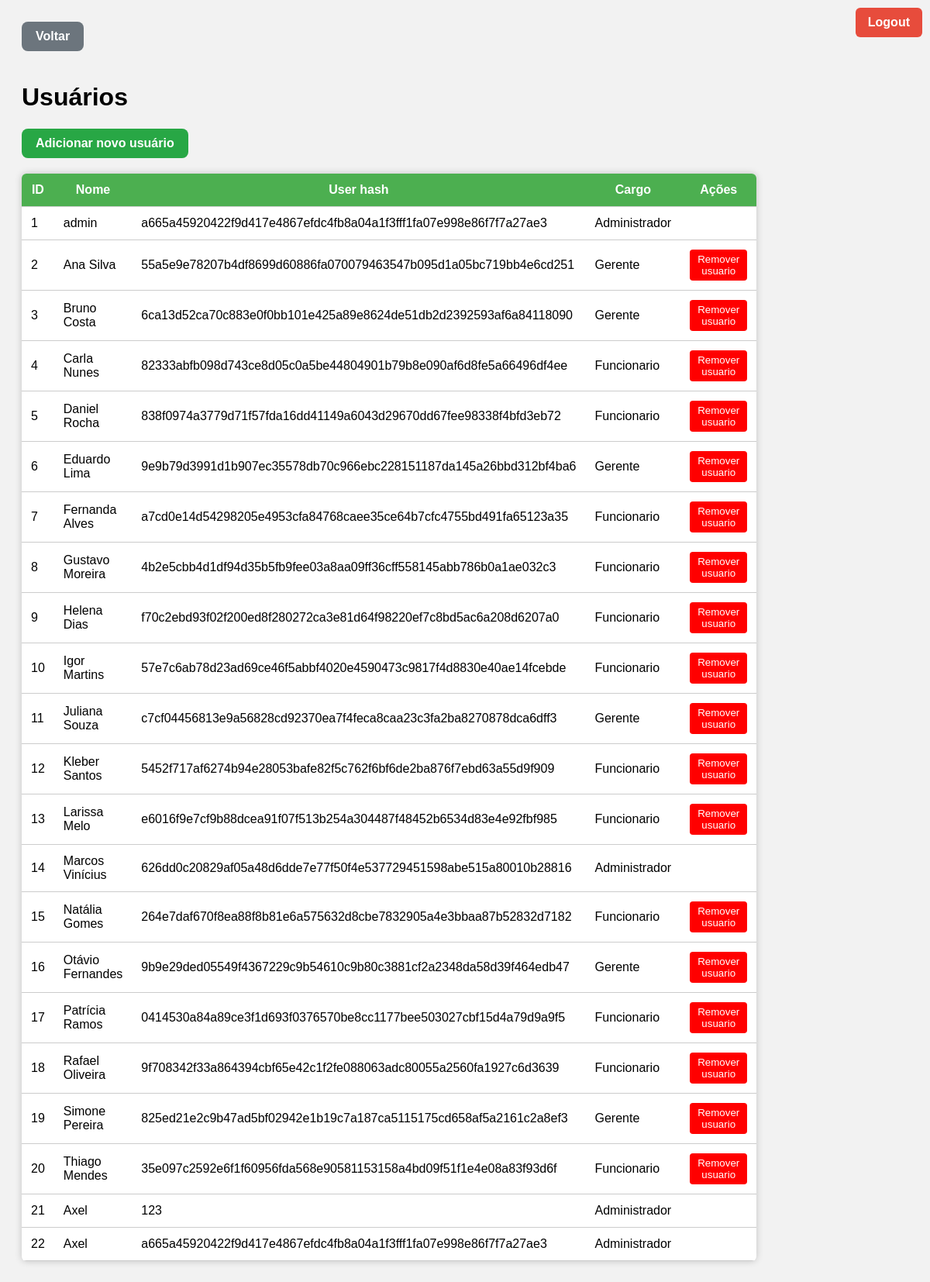
Before: /usuarios (signed in) with the older database file.
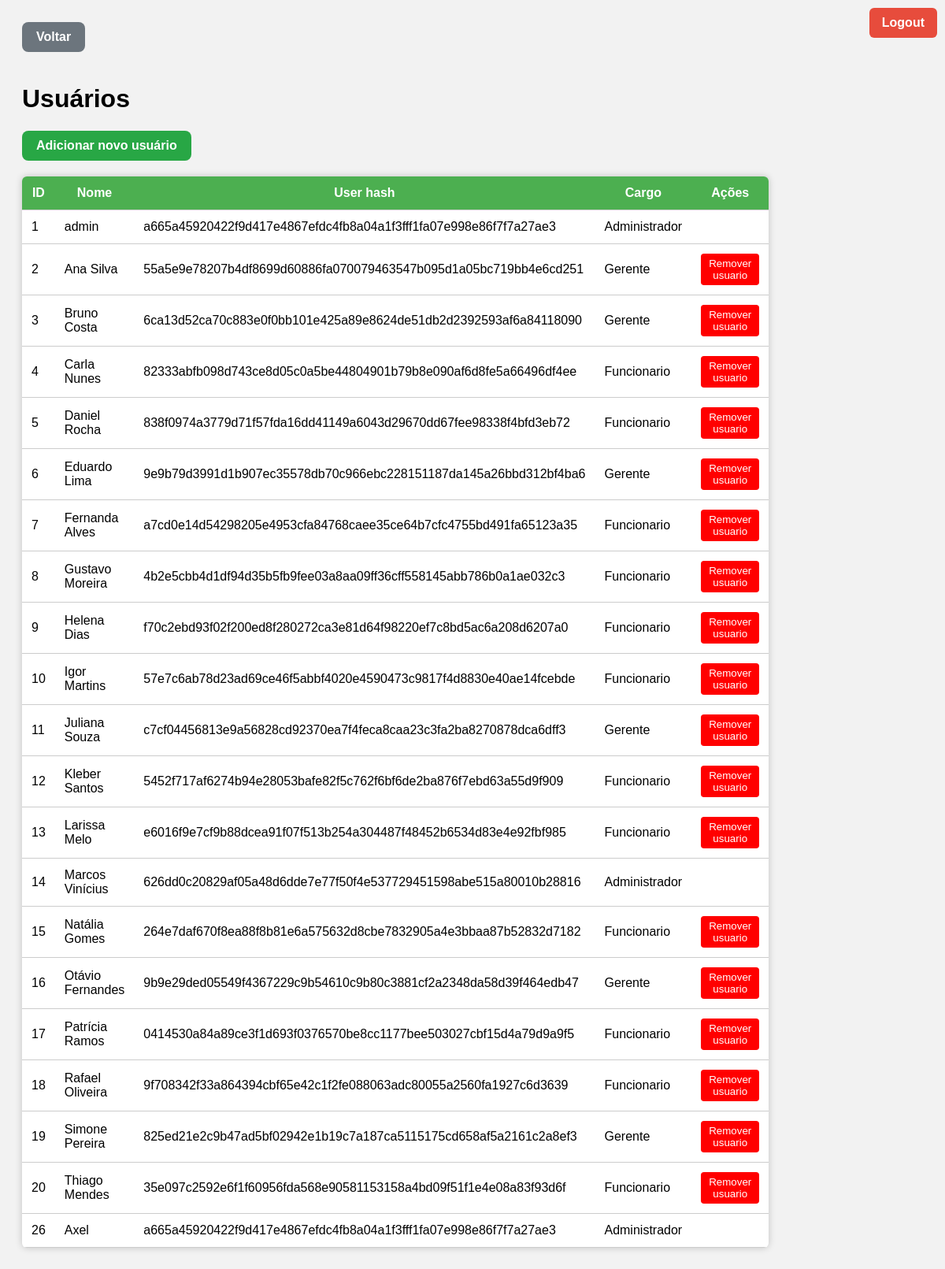
After: the same page with the newer database file.
### tables this page shows
CREATE TABLE usuarios (
  id INTEGER PRIMARY KEY AUTOINCREMENT,
  nome TEXT NOT NULL,
  senha TEXT NOT NULL,
  tipo TEXT NOT NULL
);

### myproject/main.py (the view)
@app.route("/usuarios")
def usuarios():
    if 'token' not in session:
        return redirect(url_for('login'))
    if not admin_check():
        return "Acesso negado: você não tem permissão para acessar essa pagina.", 403
    return usuarios_funcao()

### myproject/usuarios.py (called while the page is built)
def admin_check():
    return session.get("permissao") in ["Administrador"]

def get_usuarios():
    conn = sqlite3.connect("banco.db")
    cursor = conn.cursor()
    cursor.execute(""" SELECT id, nome, senha, tipo FROM usuarios """)
    dados = cursor.fetchall()
    conn.close()
    return dados

def usuarios_funcao():
    usuarios = get_usuarios()
    permissao = admin_check()
    return render_template("usuarios.html", usuarios=usuarios, permissao=permissao)

### myproject/templates/usuarios.html (shortened to what this page needs)
<!DOCTYPE html>
<html lang="pt-BR">
<head>
    <link rel="stylesheet" href="{{ url_for('static', filename='usuarios.css') }}">
</head>
<body>
{% if session.get('usuario') %}
    <div class="logout-container">
        <a href="/logout" class="logout-button">Logout</a>
    </div>
    <a href="{{ url_for('home') }}" class="btn-voltar-home">Voltar</a>
{% endif %}
<h1>Usuários</h1>
<table>
    <thead>
        <tr>
            <th>ID</th>
            <th>Nome</th>
            <th>User hash</th>
            <th>Cargo</th>
            <th>Ações</th>
        </tr>
    </thead>
    <tbody>
         <a href="/usuarios/add" class="btn-add-item">Adicionar novo usuário</a>
        {%for usuario in usuarios%}
        <tr>
            <td>{{ usuario[0] }}</td>
            <td>{{ usuario[1] }}</td>
            <td>{{ usuario[2] }}</td>
            <td>{{ usuario[3] }}</td>
            <td>
                {% if usuario[3] != "Administrador" %}
                <a href="/usuarios/delete/{{ usuario[0] }}" class="btn-remover-link">
                    <button class="btn-remover">Remover usuario</button>
                </a>
                {% endif %}
            </td>
        </tr>
        {% endfor %}
    </tbody>
</table>
</body>
</html>

### myproject/static/usuarios.css (style rules this page uses)
body { font-family: Arial; background: #f2f2f2; padding: 20px; }
table { width: 80%; border-collapse: collapse; background: #fff; border-radius: 6px; overflow: hidden; box-shadow: 0 0 10px rgba(0,0,0,0.2); }
th, td { padding: 12px; border-bottom: 1px solid #ccc; }
th { background: #4CAF50; color: white; }
button { padding: 5px 10px; border: none; background: #4CAF50; color: white; border-radius: 4px; cursor: pointer; }
.logout-container { position: fixed; top: 10px; right: 10px; z-index: 1000; }
.logout-button { background-color: #e74c3c; padding: 10px 16px; border-radius: 6px; color: white; text-decoration: none; font-weight: bold; transition: 0.2s; display: inline-block; }
.btn-remover-link { text-decoration: none; }
.btn-remover { padding: 5px 10px; background-color: red; color: white; border: none; border-radius: 4px; cursor: pointer; transition: 0.2s; }
.btn-add-item { display: inline-block; background-color: #28a745; color: white; padding: 10px 18px; border-radius: 8px; text-decoration: none; font-size: 16px; font-weight: bold; margin-bottom: 20px; }
.btn-voltar-home { display: inline-block; background-color: #6c757d; color: white; padding: 10px 18px; border-radius: 8px; text-decoration: none; font-size: 16px; font-weight: bold; margin-bottom: 20px; }

Changed rows visible on the page:
removed usuarios: id "21", nome "Axel", senha "123", tipo "Administrador"
removed usuarios: id "22", nome "Axel", senha "a665a45920422f9d417e4867efdc4fb8a04a1f3fff1fa07e998e86f7f7a27ae3", tipo "Administrador"
added usuarios: id "26", nome "Axel", senha "a665a45920422f9d417e4867efdc4fb8a04a1f3fff1fa07e998e86f7f7a27ae3", tipo "Administrador"
